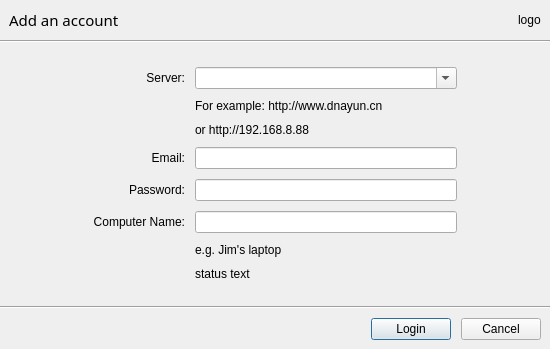
<?xml version="1.0" encoding="UTF-8"?>
<ui version="4.0">
 <class>LoginDialog</class>
 <widget class="QDialog" name="LoginDialog">
  <property name="geometry">
   <rect>
    <x>0</x>
    <y>0</y>
    <width>550</width>
    <height>349</height>
   </rect>
  </property>
  <property name="windowTitle">
   <string>Dialog</string>
  </property>
  <property name="styleSheet">
   <string notr="true">QLineEdit {
min-width: 260px;
}</string>
  </property>
  <layout class="QVBoxLayout" name="verticalLayout">
   <property name="spacing">
    <number>0</number>
   </property>
   <property name="margin">
    <number>0</number>
   </property>
   <item>
    <widget class="QWidget" name="widget" native="true">
     <property name="styleSheet">
      <string notr="true">background: url(:/images/skyblue.png);</string>
     </property>
     <layout class="QHBoxLayout" name="horizontalLayout_2">
      <item>
       <widget class="QLabel" name="mTitle">
        <property name="font">
         <font>
          <family>Sans Serif</family>
          <pointsize>11</pointsize>
         </font>
        </property>
        <property name="styleSheet">
         <string notr="true">background:none;</string>
        </property>
        <property name="text">
         <string>Add an account</string>
        </property>
       </widget>
      </item>
      <item>
       <spacer name="horizontalSpacer_4">
        <property name="orientation">
         <enum>Qt::Horizontal</enum>
        </property>
        <property name="sizeHint" stdset="0">
         <size>
          <width>376</width>
          <height>20</height>
         </size>
        </property>
       </spacer>
      </item>
      <item>
       <widget class="QLabel" name="mLogo">
        <property name="styleSheet">
         <string notr="true">background:none;</string>
        </property>
        <property name="text">
         <string>logo</string>
        </property>
       </widget>
      </item>
     </layout>
    </widget>
   </item>
   <item>
    <widget class="Line" name="line">
     <property name="orientation">
      <enum>Qt::Horizontal</enum>
     </property>
    </widget>
   </item>
   <item>
    <spacer name="verticalSpacer">
     <property name="orientation">
      <enum>Qt::Vertical</enum>
     </property>
     <property name="sizeHint" stdset="0">
      <size>
       <width>20</width>
       <height>85</height>
      </size>
     </property>
    </spacer>
   </item>
   <item>
    <layout class="QHBoxLayout" name="horizontalLayout_3">
     <item>
      <spacer name="horizontalSpacer_2">
       <property name="orientation">
        <enum>Qt::Horizontal</enum>
       </property>
       <property name="sizeHint" stdset="0">
        <size>
         <width>40</width>
         <height>20</height>
        </size>
       </property>
      </spacer>
     </item>
     <item>
      <layout class="QGridLayout" name="gridLayout">
       <property name="spacing">
        <number>10</number>
       </property>
       <item row="0" column="0">
        <widget class="QLabel" name="serverUrl">
         <property name="text">
          <string>Server:</string>
         </property>
         <property name="alignment">
          <set>Qt::AlignRight|Qt::AlignTrailing|Qt::AlignVCenter</set>
         </property>
        </widget>
       </item>
       <item row="0" column="1">
        <widget class="QComboBox" name="mServerAddr">
         <property name="editable">
          <bool>true</bool>
         </property>
        </widget>
       </item>
       <item row="1" column="1">
        <widget class="QLabel" name="hint">
         <property name="lineWidth">
          <number>1</number>
         </property>
         <property name="text">
          <string>&lt;html&gt;&lt;head/&gt;&lt;body&gt;&lt;p&gt;For example: http://www.dnayun.cn&lt;/p&gt;&lt;/body&gt;&lt;/html&gt;</string>
         </property>
         <property name="textFormat">
          <enum>Qt::AutoText</enum>
         </property>
         <property name="openExternalLinks">
          <bool>false</bool>
         </property>
         <property name="textInteractionFlags">
          <set>Qt::LinksAccessibleByMouse</set>
         </property>
        </widget>
       </item>
       <item row="2" column="1">
        <widget class="QLabel" name="hint_2">
         <property name="enabled">
          <bool>true</bool>
         </property>
         <property name="text">
          <string>or http://192.168.8.88</string>
         </property>
         <property name="openExternalLinks">
          <bool>false</bool>
         </property>
        </widget>
       </item>
       <item row="3" column="0">
        <widget class="QLabel" name="label_2">
         <property name="text">
          <string>Email:</string>
         </property>
         <property name="alignment">
          <set>Qt::AlignRight|Qt::AlignTrailing|Qt::AlignVCenter</set>
         </property>
        </widget>
       </item>
       <item row="3" column="1">
        <widget class="QLineEdit" name="mUsername"/>
       </item>
       <item row="4" column="0">
        <widget class="QLabel" name="label_3">
         <property name="text">
          <string>Password:</string>
         </property>
         <property name="alignment">
          <set>Qt::AlignRight|Qt::AlignTrailing|Qt::AlignVCenter</set>
         </property>
        </widget>
       </item>
       <item row="4" column="1">
        <widget class="QLineEdit" name="mPassword">
         <property name="echoMode">
          <enum>QLineEdit::Password</enum>
         </property>
        </widget>
       </item>
       <item row="5" column="0">
        <widget class="QLabel" name="label_5">
         <property name="text">
          <string>Computer Name:</string>
         </property>
         <property name="alignment">
          <set>Qt::AlignRight|Qt::AlignTrailing|Qt::AlignVCenter</set>
         </property>
         <property name="wordWrap">
          <bool>true</bool>
         </property>
        </widget>
       </item>
       <item row="5" column="1">
        <widget class="QLineEdit" name="mComputerName"/>
       </item>
       <item row="6" column="1">
        <widget class="QLabel" name="hint_3">
         <property name="text">
          <string>e.g. Jim's laptop</string>
         </property>
        </widget>
       </item>
       <item row="7" column="1">
        <widget class="QLabel" name="mStatusText">
         <property name="enabled">
          <bool>true</bool>
         </property>
         <property name="text">
          <string>status text</string>
         </property>
        </widget>
       </item>
      </layout>
     </item>
     <item>
      <spacer name="horizontalSpacer_3">
       <property name="orientation">
        <enum>Qt::Horizontal</enum>
       </property>
       <property name="sizeHint" stdset="0">
        <size>
         <width>40</width>
         <height>20</height>
        </size>
       </property>
      </spacer>
     </item>
    </layout>
   </item>
   <item>
    <spacer name="verticalSpacer_2">
     <property name="orientation">
      <enum>Qt::Vertical</enum>
     </property>
     <property name="sizeHint" stdset="0">
      <size>
       <width>20</width>
       <height>85</height>
      </size>
     </property>
    </spacer>
   </item>
   <item>
    <widget class="Line" name="line_2">
     <property name="orientation">
      <enum>Qt::Horizontal</enum>
     </property>
    </widget>
   </item>
   <item>
    <layout class="QHBoxLayout" name="horizontalLayout">
     <property name="spacing">
      <number>10</number>
     </property>
     <property name="margin">
      <number>9</number>
     </property>
     <item>
      <spacer name="horizontalSpacer">
       <property name="orientation">
        <enum>Qt::Horizontal</enum>
       </property>
       <property name="sizeHint" stdset="0">
        <size>
         <width>40</width>
         <height>20</height>
        </size>
       </property>
      </spacer>
     </item>
     <item>
      <widget class="QPushButton" name="mSubmitBtn">
       <property name="text">
        <string>Login</string>
       </property>
      </widget>
     </item>
     <item>
      <widget class="QPushButton" name="pushButton">
       <property name="text">
        <string>Cancel</string>
       </property>
      </widget>
     </item>
    </layout>
   </item>
  </layout>
 </widget>
 <tabstops>
  <tabstop>mServerAddr</tabstop>
  <tabstop>mUsername</tabstop>
  <tabstop>mPassword</tabstop>
  <tabstop>mComputerName</tabstop>
  <tabstop>mSubmitBtn</tabstop>
  <tabstop>pushButton</tabstop>
 </tabstops>
 <resources/>
 <connections>
  <connection>
   <sender>pushButton</sender>
   <signal>clicked()</signal>
   <receiver>LoginDialog</receiver>
   <slot>reject()</slot>
   <hints>
    <hint type="sourcelabel">
     <x>299</x>
     <y>180</y>
    </hint>
    <hint type="destinationlabel">
     <x>339</x>
     <y>4</y>
    </hint>
   </hints>
  </connection>
 </connections>
</ui>
